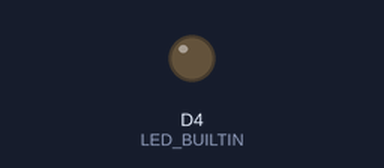
This sketch was run on a simulated ESP8266 (NodeMCU). Shown: output pins drawn as LEDs (lit = HIGH, except the on-board LED, lit = LOW). WiFi joins after 1.5 s; servers stay silent unless stated; what the sketch prints to the serial monitor is not drawn. At 7.1 s the program puts the board to deep sleep or switches it off; the recording ends there.

Above: at 0.1 s.
At 5.2 s:
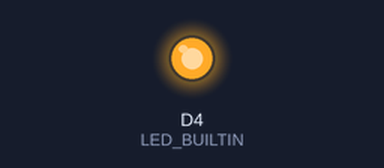
Timing chart, 0 to 7.1 s (numbered marks = the images above):
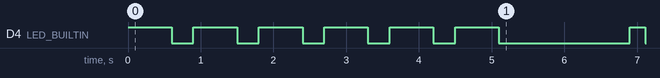

Measured:
- by itself, D4 (LED_BUILTIN): goes 5 × (LOW 0.30 s, HIGH 0.60 s), LOW 1.8 s, HIGH 0.21 s, then LOW

The sketch:

SolarPanelMonitor.ino
```cpp
/***
 * https://script.google.com/macros/s/XXXXXXXXXXXXXXXXXXXXXXXXXXXX/exec
 *
 *  // google.com に接続が拒否される場合、setup()にこれを挿入する。
 *  // https://github.com/esp8266/Arduino/issues/4826
 *  client.setInsecure();
 *
 *  Arduino IDE Setting
 *  Board:  Generic ESP8266 Module
 *  CPU:    80MHz
 *  FLASH:  40Mhz
 *  FlashMode:  DOUT(compatible)
 *  FlashSize:  4M(3MSPIFFS)
 *  ResetMode:  nodemcu
 *
 */
#include <ESP8266WiFi.h>
#include <WiFiClientSecure.h>

#define ANALOG_IN_PIN (A0)  // ESP8266 Analog Pin ADC0 = A0

WiFiClientSecure client;

const char* ssid      = "*****";
const char* password  = "*****";
const char* server    = "script.google.com";
// google script key
const char* key = "XXXXXXXXXXXXXXXXXXXXXXXXXXXXX";

double sensorVal  = 0;  //ADコンバータの値 0 - 1024
double voltage    = 0;  //電圧計算値: 3.3v --> 14.5V 換算

void setup() {

  Serial.begin(115200);
  pinMode(LED_BUILTIN, OUTPUT);

  // google.com に接続が拒否される場合、setup()にこれを挿入する。
  // https://github.com/esp8266/Arduino/issues/4826
  client.setInsecure();

  for(int i=0; i<6; i++){
    digitalWrite(LED_BUILTIN, HIGH);
    delay(600);
    digitalWrite(LED_BUILTIN, LOW);
    delay(300);
  }
}

void wifi_conect() {

  WiFi.begin(ssid, password);
  while (WiFi.status() != WL_CONNECTED) {
    delay(500);
    Serial.print(".");
  }

  digitalWrite(LED_BUILTIN, HIGH);  //LED ON
  Serial.println("");
  Serial.println("WiFi connected");
  Serial.print("IP address: ");
  Serial.println(WiFi.localIP());

}

void g_acsess(){

  String URL="https://script.google.com/macros/s/";
  URL += key;
  URL += "/exec?";
  URL += "&1_cell=";
  URL += sensorVal ;
  URL += "&2_cell=";
  URL += voltage ;
//  URL += "&3_cell=";
//  URL += sensor_data3 ;

  Serial.println(URL);
  // サイトにアクセス
  Serial.println("\nStarting connection to server...");
  if (!client.connect(server, 443))
    Serial.println("Connection failed!");
  else {
    Serial.println("Connected to server!");
    client.println("GET " + URL);
     client.stop();
     Serial.println("HTTP GET finished.\n");
  }
}

void loop() {
  // read the analog in value 3V  <---- 12V
  sensorVal = analogRead( ANALOG_IN_PIN );
  // 14.5Vに換算する
  voltage = ( sensorVal/1024 ) * 14.5;
  // 実測値ベースで補正: センサ取得値12.5vに対し実際は12.05、12.05/12.5=0.96
  voltage = voltage * 0.96;

  Serial.print("Sensor:");
  Serial.print( sensorVal );
  Serial.print(", Voltage:");
  Serial.println( voltage );

  wifi_conect();
  g_acsess();
  WiFi.disconnect();
  Serial.println("Wifi disconnected.\n");
  digitalWrite(LED_BUILTIN, LOW); //LED OFF

  Serial.println("###############################");
  Serial.println("starting deep sleep...");
  Serial.println("connect D0 and RST for wakeup!");
  Serial.println("###############################\n\n\n");

  // 書き込み後、D0とRSTを接続する事！！
  // DeepSleep （復帰タイマー時間[μ秒]: n(sec）* 1000,000
  ESP.deepSleep( 30 * 60 * 1000000 );

  // DeepSleep移行待機
  delay( 1000 );
}
```
